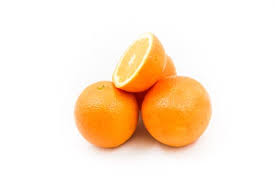
#> input picture Frequqnecy_domain/images.jpg, 275 x 183 px, found by its file name
$ python filter_in_domain.py
#> lines starting #> are read from the running program, lines starting #| are printed output that depends on the picture
import cv2
import numpy as np
import matplotlib.pyplot as plt
input_image = cv2.imread('D:\Python_CV\Frequqnecy_domain\images.jpg', cv2.IMREAD_GRAYSCALE)
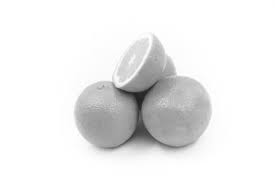
#> input_image: shape (183, 275); min 31, max 255, mean 236.1
M, N = input_image.shape
#> M = 183; N = 275
FT_img = np.fft.fft2(input_image)
D0 = 50  # tần số cắt
# Bộ lọc
u = np.arange(0, M)
#> u = 183 values from 0 to 182
u[int(M / 2):] = u[int(M / 2):] - M
v = np.arange(0, N)
#> v = 275 values from 0 to 274
v[int(N / 2):] = v[int(N / 2):] - N

V, U = np.meshgrid(v, u)
D = np.sqrt(U**2 + V**2)

H = np.double(D <= D0)
G = H * FT_img
output_image = np.real(np.fft.ifft2(G))
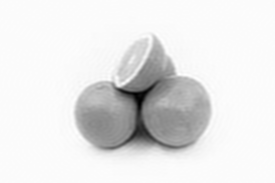
#> output_image: shape (183, 275) float64; min 30.89, max 257.8, mean 236.1; drawn with min black and max white

plt.subplot(2, 1, 1), plt.imshow(input_image, cmap='gray')
plt.title('Input Image')
plt.subplot(2, 1, 2), plt.imshow(output_image, cmap='gray')
plt.title('Output Image')
plt.show()
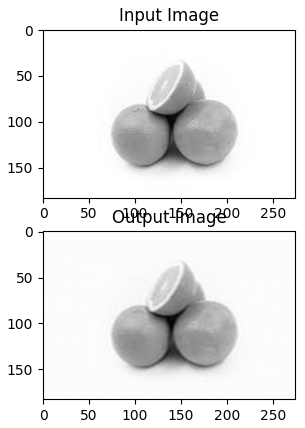
#> figure drawn by matplotlib, 2 panels

$ run again, with Frequqnecy_domain/fruit.jpg copied over Frequqnecy_domain/images.jpg
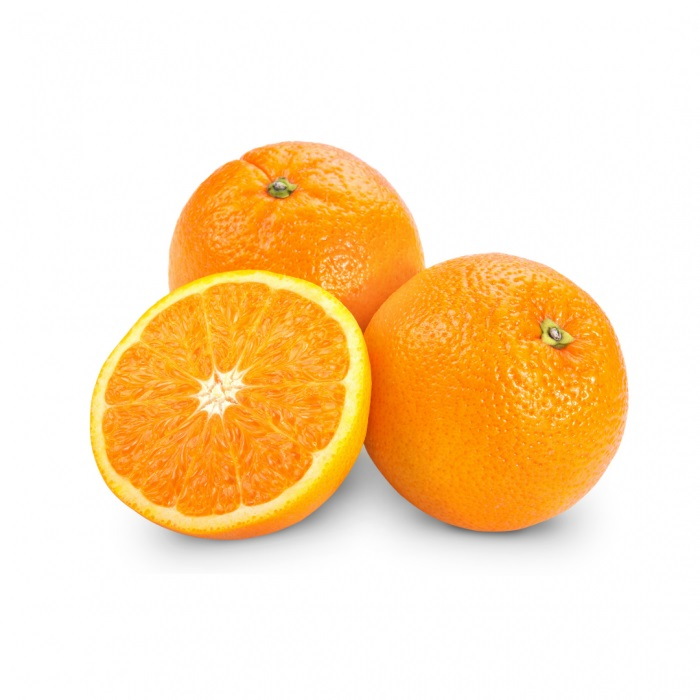
#> input picture Frequqnecy_domain/fruit.jpg, 700 x 700 px, found by its file name
#> `output_image = np.real(np.fft.ifft2(G))`:
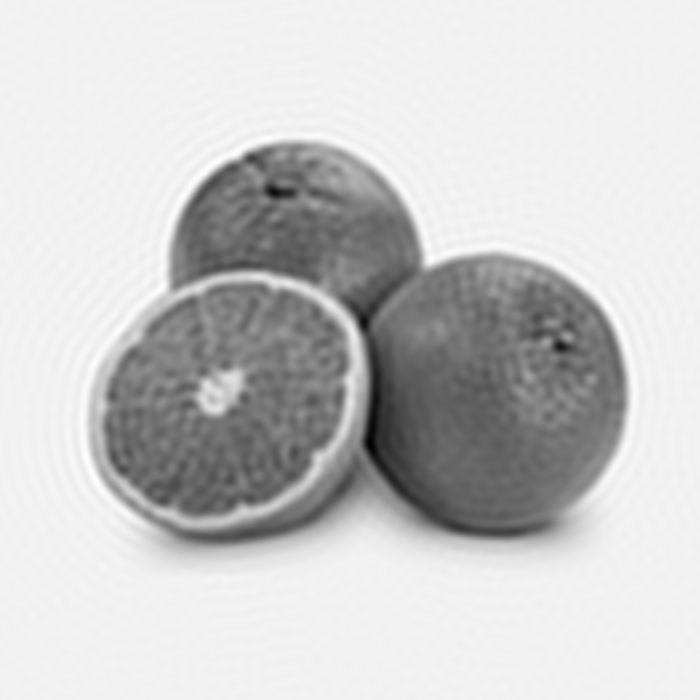
#> output_image: shape (700, 700) float64; min 94.86, max 263.6, mean 228.6; drawn with min black and max white
#> `plt.show()`:
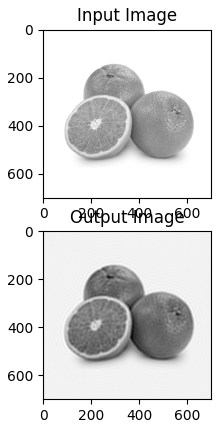
#> figure drawn by matplotlib, 2 panels
